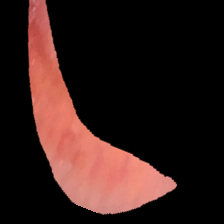
#> input picture data/anemia/Anemic-002_aug13.png, 224 x 224 px
$ python -i preprocessing_improvements.py   (imports and definitions only)
#> lines starting #> are read from the running program, lines starting #| are printed output that depends on the picture; after the words box and inside, x2 and y2 are one past the last pixel; in counts of white or black regions, pixels touching at a corner belong together
#> further down, picture is the input picture: PIL image 224x224 RGB; mean R, G, B 49.3, 27.7, 24.7
"""Improved preprocessing pipeline for robust real-world performance.

Includes:
1. ROI detection via KMeans clustering
2. White balance correction
3. Artifact removal
"""

import numpy as np
import cv2
from PIL import Image
from sklearn.cluster import KMeans
from typing import Tuple

# [22 lines left out: function apply_white_balance_correction, not called in this run]

def detect_skin_region_kmeans(image: Image.Image) -> Image.Image:
    """Use KMeans to isolate skin pixels and remove background.

    More robust than fixed cropping, adapts to different images.
    """
    img_np = np.array(image.convert("RGB"))
    h, w = img_np.shape[:2]
#> h = 224; w = 224

    # Convert to HSV
    hsv = cv2.cvtColor(img_np, cv2.COLOR_RGB2HSV).astype(np.float32)
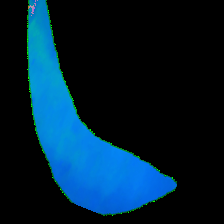
#> hsv: shape (224, 224, 3) float32; mean R, G, B 1, 30.4, 49.3
    pixels = hsv.reshape(-1, 3)

    # KMeans to find dominant colors (skin vs background)
    kmeans = KMeans(n_clusters=3, random_state=42, n_init=10)
    labels = kmeans.fit_predict(pixels)

    # Find skin-like cluster (moderate hue and saturation)
    centers = kmeans.cluster_centers_
    skin_cluster = np.argmax([
        (c[1] > 30) * (c[2] > 60) * ((c[0] < 25) or (c[0] > 170))  # Skin HSV range
        for c in centers
    ])

    # Create binary mask
    mask = (labels == skin_cluster).reshape(h, w).astype(np.uint8) * 255
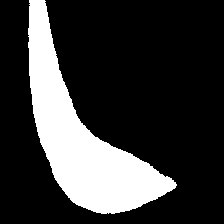
#> mask: shape (224, 224); 22.2% white; 1 white region, box (x1, y1, x2, y2) and area: (28, 0, 177, 214) 11114

    # Morphological cleanup
    kernel = cv2.getStructuringElement(cv2.MORPH_ELLIPSE, (5, 5))
    mask = cv2.morphologyEx(mask, cv2.MORPH_CLOSE, kernel)
#> mask: shape (224, 224); 22.2% white; 1 white region, box (x1, y1, x2, y2) and area: (28, 0, 177, 214) 11128
    mask = cv2.morphologyEx(mask, cv2.MORPH_OPEN, kernel)
#> mask: shape (224, 224); 22.2% white; 1 white region

    # Find bounding box of skin region
    contours, _ = cv2.findContours(mask, cv2.RETR_EXTERNAL, cv2.CHAIN_APPROX_SIMPLE)
#> contours = 1 contour; box (x1, y1, x2, y2) and area: (28, 0, 176, 214) 10848
    if contours:
        x, y, bw, bh = cv2.boundingRect(max(contours, key=cv2.contourArea))
#> x = 28; y = 0; bw = 148; bh = 214
        # Add padding
        pad = 10
        x, y = max(0, x - pad), max(0, y - pad)
#> x = 18
        bw, bh = min(img_np.shape[1] - x, bw + 2*pad), min(img_np.shape[0] - y, bh + 2*pad)
#> bw = 168; bh = 224
        return image.crop((x, y, x + bw, y + bh))
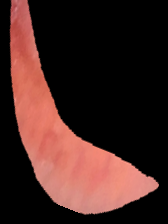
#> returned value: PIL image 168x224 RGB; mean R, G, B 65.8, 36.9, 32.9

    return image

# [66 lines left out: functions detect_and_crop_roi, extract_pallor_specific_features, not called in this run]

def preprocess_image(image: Image.Image, use_kmeans: bool = True,
                    region_type: str = "eye") -> Image.Image:
    """Full preprocessing pipeline."""

    # Step 1: Use smart ROI detection
    if use_kmeans:
        image = detect_skin_region_kmeans(image)
    else:
        image = detect_and_crop_roi(image, region_type)

    # Step 2: Ensure RGB
    image = image.convert("RGB")

    return image

>>> from PIL import Image
>>> picture = Image.open('data/anemia/Anemic-002_aug13.png')
>>> result = preprocess_image(picture)

$ run again, on data/anemia/Anemic-006_aug17.png
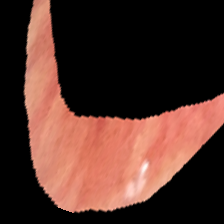
#> input picture data/anemia/Anemic-006_aug17.png, 224 x 224 px
#> picture is the input picture: PIL image 224x224 RGB; mean R, G, B 81.4, 49.4, 41.5
#> in detect_skin_region_kmeans, `mask = (labels == skin_cluster).reshape(h, w).astype(np.uint8) * 255`:
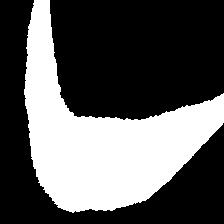
#> mask: shape (224, 224); 35.5% white; 1 white region, box (x1, y1, x2, y2) and area: (24, 0, 224, 213) 17798
#> contours = 1 contour; box (x1, y1, x2, y2) and area: (24, 0, 224, 213) 17477
#> in detect_skin_region_kmeans, `x, y, bw, bh = cv2.boundingRect(max(contours, key=cv2.contourArea))`: x = 24; y = 0; bw = 200; bh = 213
#> in detect_skin_region_kmeans, `x, y = max(0, x - pad), max(0, y - pad)`: x = 14
#> in detect_skin_region_kmeans, `bw, bh = min(img_np.shape[1] - x, bw + 2*pad), min(img_np.shape[0] - y..`: bw = 210; bh = 224
#> in detect_skin_region_kmeans, `return image.crop((x, y, x + bw, y + bh))`:
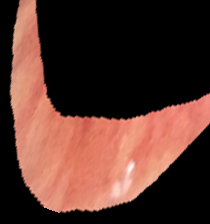
#> returned value: PIL image 210x224 RGB; mean R, G, B 86.8, 52.7, 44.2

$ run again, on data/anemia/Anemic-006_aug8.png
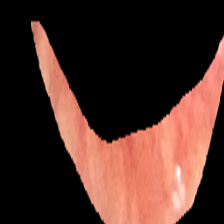
#> input picture data/anemia/Anemic-006_aug8.png, 224 x 224 px
#> picture is the input picture: PIL image 224x224 RGB; mean R, G, B 75.6, 45.9, 38.6
#> in detect_skin_region_kmeans, `mask = (labels == skin_cluster).reshape(h, w).astype(np.uint8) * 255`:
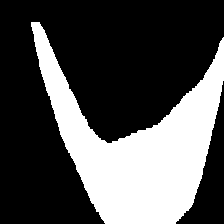
#> mask: shape (224, 224); 31.4% white; 1 white region, box (x1, y1, x2, y2) and area: (31, 22, 224, 224) 15754
#> contours = 1 contour; box (x1, y1, x2, y2) and area: (31, 22, 224, 224) 15408
#> in detect_skin_region_kmeans, `x, y, bw, bh = cv2.boundingRect(max(contours, key=cv2.contourArea))`: x = 31; y = 22; bw = 193; bh = 202
#> in detect_skin_region_kmeans, `x, y = max(0, x - pad), max(0, y - pad)`: x = 21; y = 12
#> in detect_skin_region_kmeans, `bw, bh = min(img_np.shape[1] - x, bw + 2*pad), min(img_np.shape[0] - y..`: bw = 203; bh = 212
#> in detect_skin_region_kmeans, `return image.crop((x, y, x + bw, y + bh))`:
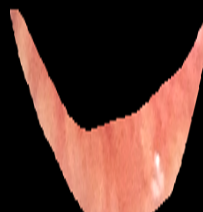
#> returned value: PIL image 203x212 RGB; mean R, G, B 88.1, 53.5, 45
